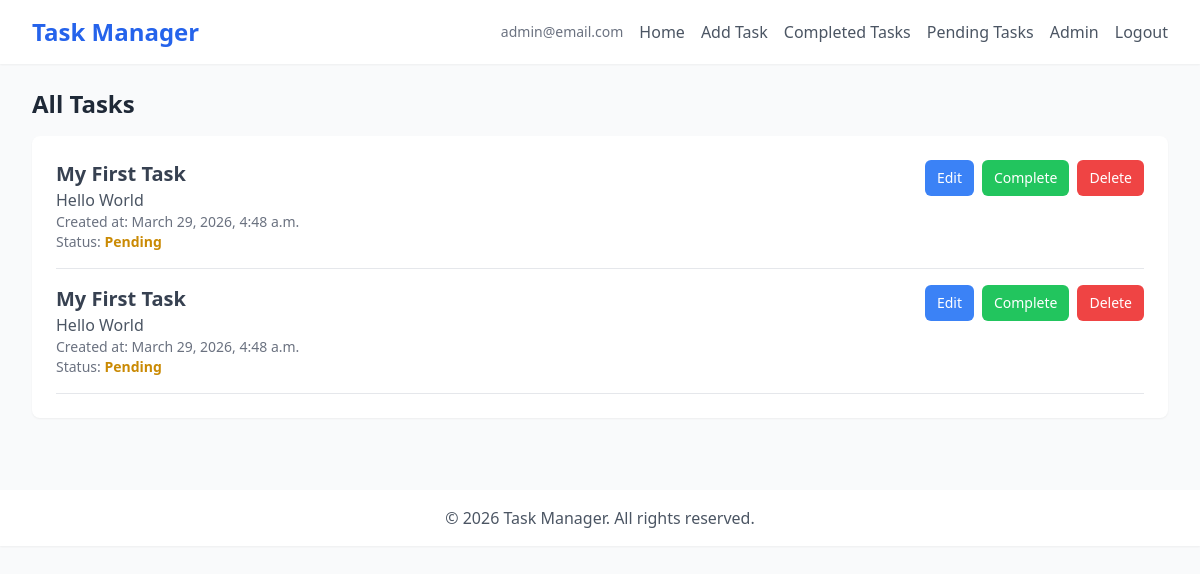
The app's page /tasks/ (signed in) with its own data.
### accounts/models.py (models this page shows, shortened)
class CustomUser(AbstractBaseUser, PermissionsMixin):
    email = models.EmailField(unique=True)
    first_name = models.CharField(max_length=30, blank=True)
    last_name = models.CharField(max_length=30, blank=True)
    is_active = models.BooleanField(default=True)
    is_staff = models.BooleanField(default=False)
    objects = UserManager()
    USERNAME_FIELD = 'email'
    REQUIRED_FIELDS = []

### task/models.py (models this page shows, shortened)
class Task(models.Model):
    user = models.ForeignKey(AUTH_USER_MODEL, on_delete=models.CASCADE, related_name='tasks')
    title = models.CharField(max_length=200)
    description = models.TextField()
    completed = models.BooleanField(default=False)
    created_at = models.DateTimeField(auto_now_add=True)

### task/views.py (the view)
# urls.py: path('tasks/', views.task_list, name='task_list'),
@login_required
def task_list(request):
    tasks = models.Task.objects.filter(user=request.user).order_by('completed', '-created_at')
    return render(request, 'task/task_list.html', {'tasks': tasks})

### task/templates/task/task_list.html (shortened to what this page needs)
{% extends 'task/base.html' %}
{% block content %}
    <h2 class="text-2xl font-semibold text-gray-800 mb-4">All Tasks</h2>
    <div class="bg-white shadow-sm rounded-lg p-6">
        {% if tasks %}
            <ul class="space-y-4">
                {% for task in tasks %}
                    <li class="border-b pb-4 {% if task.completed %}opacity-50{% endif %}">
                        <div class="flex items-start justify-between gap-4">
                            <div class="flex-1">
                                <h3 class="text-xl font-bold text-gray-700 {% if task.completed %}line-through text-gray-500{% endif %}">{{ task.title }}</h3>
                                <p class="text-gray-600 {% if task.completed %}line-through text-gray-400{% endif %}">{{ task.description }}</p>
                                <p class="text-sm text-gray-500">Created at: {{ task.created_at }}</p>
                                <p class="text-sm text-gray-500">Status: <span class="font-semibold {% if task.completed %}text-green-600{% else %}text-yellow-600{% endif %}">{% if task.completed %}Completed{% else %}Pending{% endif %}</span></p>
                            </div>
                            <div class="flex gap-2">
                                <a href="{% url 'edit_task' task.id %}" class="px-3 py-2 bg-blue-500 hover:bg-blue-600 text-white text-sm rounded-md transition">Edit</a>
                                <form method="post" action="{% url 'task_toggle_complete' task.id %}" class="inline">
                                    <button type="submit" class="px-3 py-2 {% if task.completed %}bg-gray-500 hover:bg-gray-600{% else %}bg-green-500 hover:bg-green-600{% endif %} text-white text-sm rounded-md transition">
                                        {% if task.completed %}Undo{% else %}Complete{% endif %}
                                    </button>
                                </form>
                                <a href="{% url 'delete_task' task.id %}" class="px-3 py-2 bg-red-500 hover:bg-red-600 text-white text-sm rounded-md transition">Delete</a>
                            </div>
                        </div>
                    </li>
                {% endfor %}
            </ul>
        {% else %}
            <p class="text-gray-600">No tasks found.</p>
        {% endif %}
    </div>
{% endblock %}

### task/templates/task/base.html (shortened to what this page needs)
<!DOCTYPE html>
<html lang="en">
<head>
    <script src="https://cdn.tailwindcss.com"></script>
</head>
<body class="bg-gray-50">
    <nav class="bg-white shadow-sm">
        <div class="max-w-7xl mx-auto px-4 sm:px-6 lg:px-8">
            <div class="flex justify-between h-16">
                <div class="flex items-center">
                    <a href="{% url 'task_list' %}" class="text-2xl font-bold text-blue-600">Task Manager</a>
                </div>
                <div class="flex items-center space-x-4">
                    {% if user.is_authenticated %}
                        <span class="text-sm text-gray-500">{{ user.email }}</span>
                        <a href="{% url 'task_list' %}" class="text-gray-600 hover:text-gray-900">Home</a>
                        <a href="{% url 'add_task' %}" class="text-gray-600 hover:text-gray-900">Add Task</a>
                        <a href="{% url 'completed_tasks' %}" class="text-gray-600 hover:text-gray-900">Completed Tasks</a>
                        <a href="{% url 'pending_tasks' %}" class="text-gray-600 hover:text-gray-900">Pending Tasks</a>
                        <a href="{% url 'admin:index' %}" class="text-gray-600 hover:text-gray-900">Admin</a>
                        <form method="post" action="{% url 'logout' %}" class="inline">
                            <button type="submit" class="text-gray-600 hover:text-gray-900">Logout</button>
                        </form>
                    {% else %}
                        <a href="{% url 'login' %}" class="text-gray-600 hover:text-gray-900">Login</a>
                        <a href="{% url 'signup' %}" class="text-gray-600 hover:text-gray-900">Sign Up</a>
                    {% endif %}
                </div>
            </div>
        </div>
    </nav>
    <main class="max-w-7xl mx-auto py-6 px-4 sm:px-6 lg:px-8">
        {% block content %}{% endblock %}
    </main>
    <footer class="bg-white shadow-sm mt-12">
        <div class="max-w-7xl mx-auto py-4 px-4 sm:px-6 lg:px-8 text-center text-gray-600">
            <p>&copy; 2026 Task Manager. All rights reserved.</p>
        </div>
    </footer>
</body>
</html>

### records on screen
CustomUser: email "admin@email.com"
Task: title "My First Task", description "Hello World", created_at "March 29, 2026, 4:48 a.m.", completed "Pending"
Task: title "My First Task", description "Hello World", created_at "March 29, 2026, 4:48 a.m.", completed "Pending"
